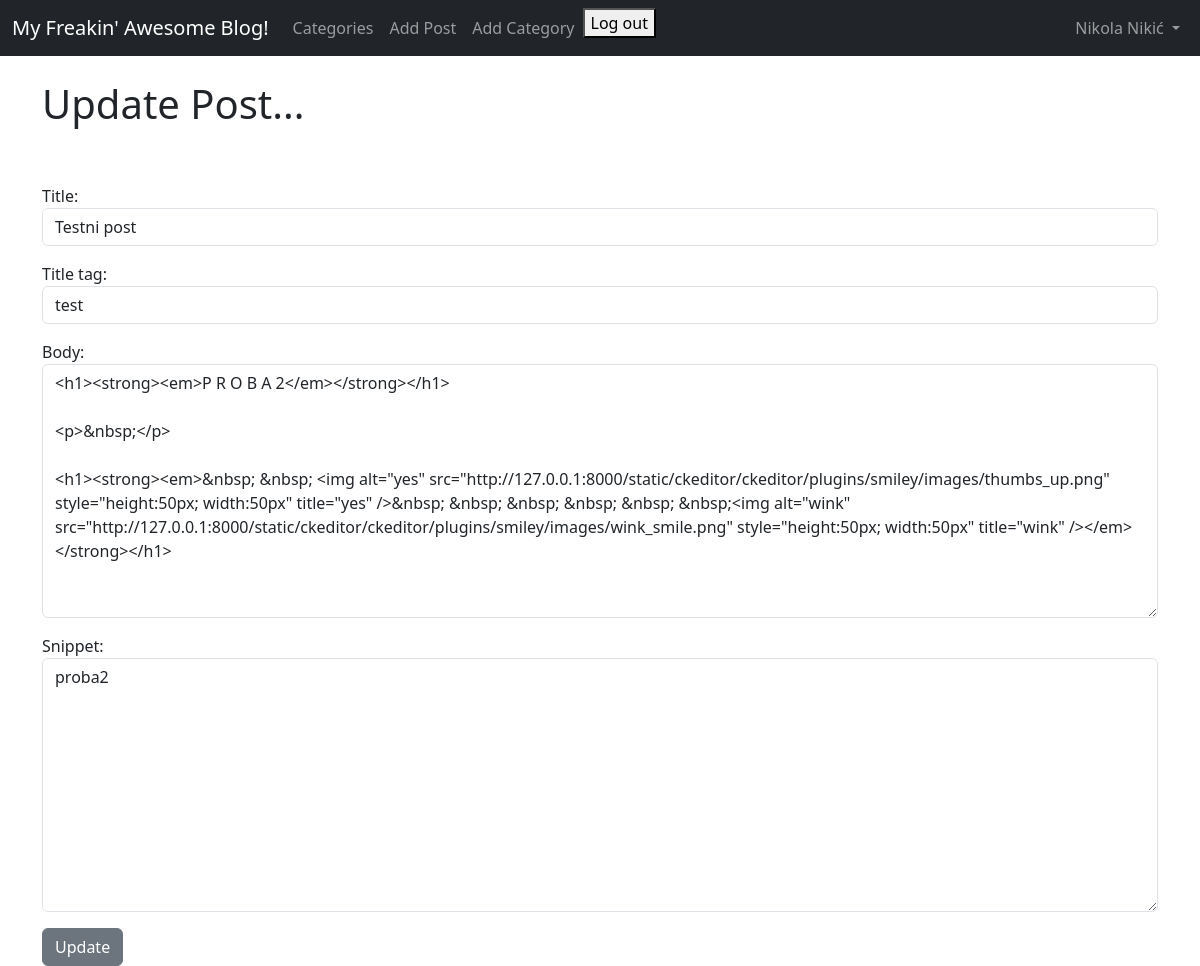
The app's page /article/edit/15 (signed in) with its own data.
### theblog/models.py (models this page shows, shortened)
class Post(models.Model):
    title = models.CharField(max_length=255)
    header_image = models.ImageField(null=True, blank=True, upload_to="images/")
    title_tag = models.CharField(max_length=255)
    author = models.ForeignKey(User, on_delete=models.CASCADE)
    body = RichTextField(blank=True, null=True)
    post_date = models.DateField(auto_now_add=True)
    category = models.CharField(max_length=255, default='coding')
    snippet = models.CharField(max_length=255)
    likes = models.ManyToManyField(User, related_name='blog_post')

### theblog/views.py (the view)
# urls.py: path('article/edit/<int:pk>', UpdatePostView.as_view(), name="update_post"),
class UpdatePostView(UpdateView):
    model = Post
    form_class = EditForm
    template_name = 'update_post.html'

### theblog/forms.py
class EditForm(forms.ModelForm):
    class Meta:
        model = Post
        fields = ('title', 'title_tag', 'body', 'snippet')
        widgets = {
            'title': forms.TextInput(attrs={'class': 'form-control'}),
            'title_tag': forms.TextInput(attrs={'class': 'form-control'}),
            'body': forms.Textarea(attrs={'class': 'form-control'}),
            'snippet': forms.Textarea(attrs={'class': 'form-control'}),
        }

### theblog/templates/update_post.html (shortened to what this page needs)
{% extends "base.html" %}
{% block content %}
{% if user.is_authenticated %}
    {% if user.id == post.author.id %}
        <h1>Update Post...</h1>
        <br/><br/>
        <div class="form-group">
            <form method="POST">
                {{ form.as_p }}
                <button class="btn btn-secondary">Update</button>
        </div>
    {% else %}
    You're not allowed here! (and you know it ...)
    {% endif %}
{% else %}
You're not allowed here! (and you know it ...)
{% endif %}
{% endblock %}

### theblog/templates/base.html (shortened to what this page needs)
<!doctype html>
<html lang="en">
  <head>
    <link href="https://cdn.jsdelivr.net/npm/bootstrap@5.3.2/dist/css/bootstrap.min.css" rel="stylesheet">
  </head>
  <body>
    <nav class="navbar navbar-expand-lg navbar-dark bg-dark">
        <div class="container-fluid">
            <a class="navbar-brand" href="{% url 'home' %}">My Freakin' Awesome Blog!</a>
            <div class="collapse navbar-collapse" id="navbarSupportedContent">
                <ul class="navbar-nav me-auto mb-2 mb-lg-0">
                    {% if cat_menu %}
                    <li class="nav-item dropdown">
                        <a class="nav-link dropdown-toggle" href="#" role="button" data-bs-toggle="dropdown" aria-expanded="false">
                          Categories
                        </a>
                        <div class="dropdown-menu" aria-labelledby="navbarDropdown">
                            {% for item in cat_menu %}
                                <a class="dropdown-item" href="{% url 'category' item|slugify %}">{{ item }}</a>
                            {% endfor %}
                        </div>
                    </li>
                    {% else %}
                        <li class="nav-item">
                            <a class="nav-link" href="{% url 'category-list' %}">Categories</a>
                        </li>
                    {% endif %}
                    {% if user.is_authenticated %}
                        <li class="nav-item">
                            <a class="nav-link" href="{% url 'add_post' %}">Add Post</a>
                        </li>
                        <li class="nav-item">
                            <a class="nav-link" href="{% url 'add_category' %}">Add Category</a>
                        </li>
                        <li class="nav-item">
                            <form action="{% url 'logout' %}" method="post">
                                <button type="submit">Log out</button>
                            </form>
                        </li>
                    {% endif %}
                </ul>
                {% if user.is_authenticated %}
                    <ul class="navbar-nav ml-auto">
                        <li class="nav-item dropdown">
                            <a class="nav-link dropdown-toggle" href="#" role="button" data-bs-toggle="dropdown" aria-expanded="false">
                                {{ user.first_name }}
                                {{ user.last_name }}
                            </a>
                        </li>
                    </ul>
                {% endif %}
            </div>
        </div>
    </nav>
    <br/>
    <div class="container">
        {% block content %}
        {% endblock %}
    </div>
  </body>
</html>

### records on screen
Post: title "Testni post", title_tag "test", body "<h1><strong><em>P R O B A 2</em></strong></h1> <p>&nbsp;</p> <h1><strong><em>&nbsp; &nbsp; <img alt=\"yes\" src=\"http://127.0.0.1:8000/static/ckeditor/ckeditor/plugins/smiley/images/thumbs_up.png\" style=\"height:50px; width:50px\" title=\"yes\" />&nbsp; &nbsp; &nbsp; &nbsp; &nbsp; &nbsp;<img alt=\"wink\" src=\"http://127.0.0.1:8000/static/ckeditor/ckeditor/plugins/smiley/images/wink_smile.png\" style=\"height:50px; width:50px\" title=\"wink\" /></em></strong></h1>", snippet "proba2"

### other values on screen
{{ user.first_name }} "Nikola"
{{ user.last_name }} "Nikić"
